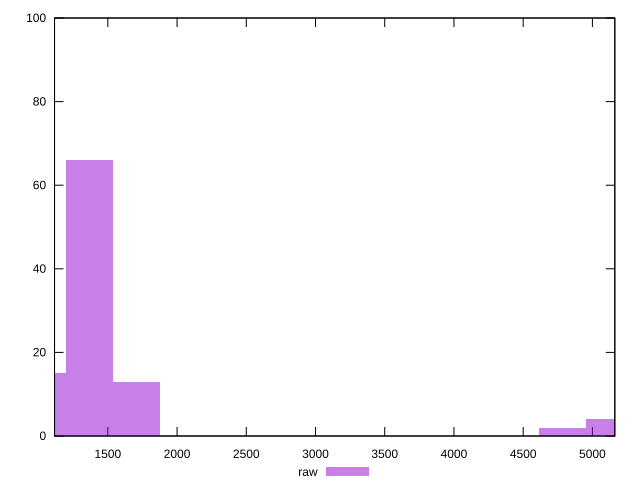

The script that saved this image:
reset

$raw <<EOF
1709.3006877830728 13
1367.4405502264583 66
5127.902063349218 4
1025.5804126698438 15
4786.041925792604 2
EOF

set key outside below
set boxwidth 341.8601375566146
set xrange [1115:5162]
set yrange [0:100]
set trange [0:100]
set style fill transparent solid 0.5 noborder
set terminal svg size 640, 490 enhanced background rgb 'white'
set output "reprap/render-blocking-resources/samples/pages+cached+noexternal+nomedia/raw/histogram.svg"

plot $raw title "raw" with boxes

reset
